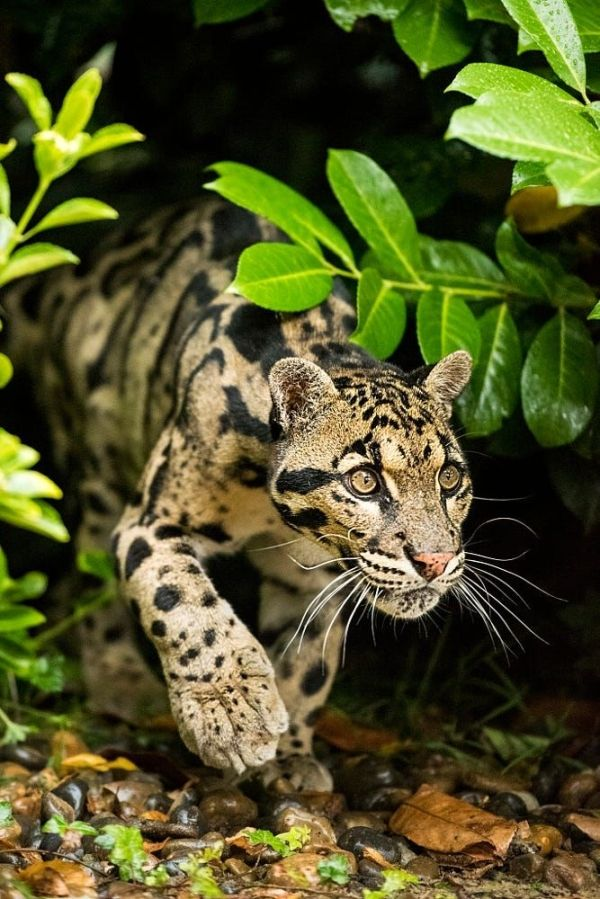
#> input picture Endangered_Animals_300_Unique/Bao_Gam/24f3bee2052ef7f5f40c281f020960a3.jpg, 600 x 899 px, found by its file name; its folder holds only this picture in this run
$ python 6_phantichdulieu.py
#> lines starting #> are read from the running program, lines starting #| are printed output that depends on the picture
import os
import random
import matplotlib.pyplot as plt
from PIL import Image

# --- 1. THIẾT LẬP ĐƯỜNG DẪN ---
desktop_path = os.path.join(os.path.expanduser("~"), "Desktop")
DATA_DIR = os.path.join(desktop_path, "Endangered_Animals_300_Unique")

print("="*50)
print("[*] BƯỚC 1: PHÂN TÍCH DỮ LIỆU KHÁM PHÁ (EDA)")
print("="*50)

# --- 2. ĐẾM SỐ LƯỢNG ẢNH & VẼ BIỂU ĐỒ ---
# [ĐÃ SỬA LỖI] Yêu cầu chỉ quét Thư mục, bỏ qua file Excel
classes = [d for d in os.listdir(DATA_DIR) if os.path.isdir(os.path.join(DATA_DIR, d))]
class_counts = {}

for cls in classes:
    class_path = os.path.join(DATA_DIR, cls)
    num_images = len([f for f in os.listdir(class_path) if f.lower().endswith(('.png', '.jpg', '.jpeg'))])
    class_counts[cls] = num_images

# Vẽ biểu đồ cột
plt.figure(figsize=(12, 6))
bars = plt.bar(class_counts.keys(), class_counts.values(), color='skyblue', edgecolor='black')
plt.title('Phân phối Dữ liệu 9 Loài Động Vật Hoang Dã', fontsize=16, fontweight='bold')
plt.xlabel('Tên Loài', fontsize=12)
plt.ylabel('Số lượng ảnh', fontsize=12)
plt.xticks(rotation=45, ha='right')

for bar in bars:
    yval = bar.get_height()
    plt.text(bar.get_x() + bar.get_width()/2, yval + 2, int(yval), ha='center', va='bottom', fontweight='bold')

plt.tight_layout()
plt.savefig(os.path.join(desktop_path, 'Bieu_Do_Du_Lieu.png'))
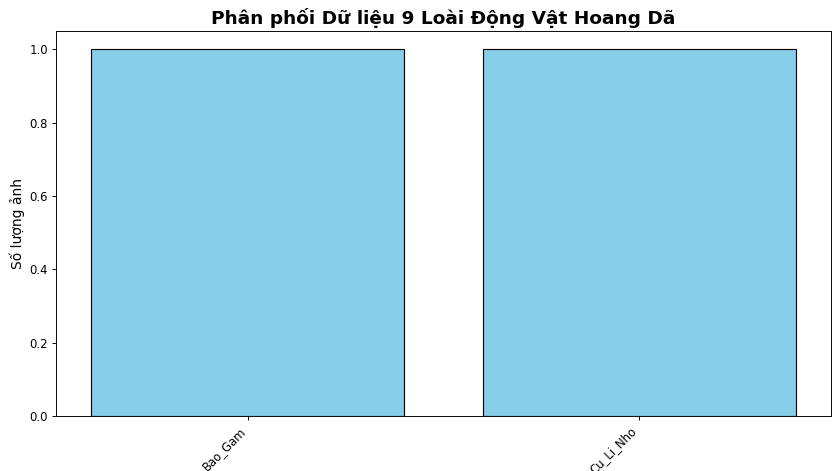
#> figure drawn by matplotlib, 1 panel
plt.show()

# --- 3. HIỂN THỊ LƯỚI ẢNH MẪU (IMAGE GRID) ---
print("\n[*] Đang hiển thị lưới ảnh mẫu ngẫu nhiên...")
fig, axes = plt.subplots(3, 3, figsize=(10, 10))
fig.suptitle('Ảnh Mẫu Từ Tập Dữ Liệu', fontsize=16, fontweight='bold')

for i, cls in enumerate(classes[:9]):
    class_path = os.path.join(DATA_DIR, cls)
    images = [f for f in os.listdir(class_path) if f.lower().endswith(('.png', '.jpg', '.jpeg'))]
    if images:
        random_img_name = random.choice(images)
        img_path = os.path.join(class_path, random_img_name)
        img = Image.open(img_path)
#> img is the input picture: PIL image 600x899 RGB; mean R, G, B 79.1, 80.9, 38.4

        ax = axes[i//3, i%3]
        ax.imshow(img)
        ax.set_title(cls, fontsize=10)
        ax.axis('off')

plt.tight_layout()
plt.savefig(os.path.join(desktop_path, 'Luoi_Anh_Mau.png'))
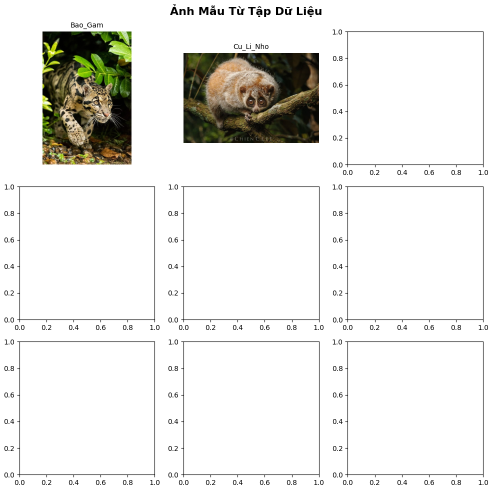
#> figure drawn by matplotlib, 2 panels
plt.show()
